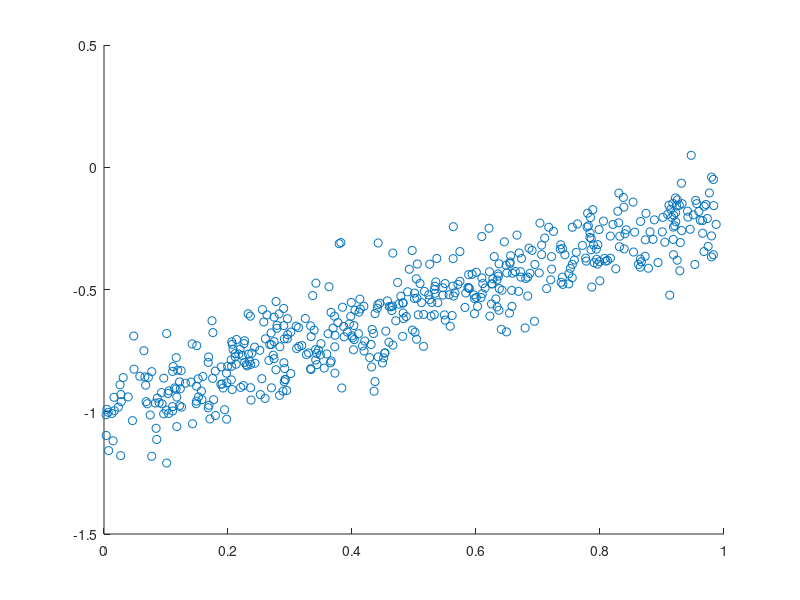

MATLAB code to generate this figure: (Note: this script raises an error after producing the figure.)
%% draw counts from multinomial
p = [0.1, 0.5, 0.2, 0.2];
N = 100;
counts = mnrnd(N, p);

%% show that the solution in the notes works
% $$L \propto p_1^{n_1} p_2^{n_2} \cdots p_K^{n_K}$$
%
% $$\log L = \sum_i n_i \log p_i + const$$
%
% Now $p_K = 1 - \sum_{i=1}^{K-1} p_i$ and $N_K = N - \sum_{i=1}^{K-1}$ so
%
% $$\frac{\partial p_K}{\partial p_i} = -1$$ 
%
% for $i = 1\ldots K - 1$, which gives
%
% $$\frac{\partial}{\partial p_i} \log L = \frac{n_i}{p_i} - 
% \frac{n_K}{p_K} = \frac{n_i}{n_i/N} - \frac{n_K}{n_K/N} = N - N = 0$$
%
% so the gradient vanishes in all directions and $p$ is a local optimum.
% Similarly,
% 
% $$\frac{\partial}{\partial p_i^2} \log L = -\frac{n_i}{p_i^2} - 
% \frac{n_K}{p_K^2} = -N^2\left(\frac{1}{n_i} + \frac{1}{n_K}\right) < 0$$
%
% so the solution is also a local maximum. (In truth, to show local
% maximum, we would need to calculate the Hessian, the matrix of second
% derivatives, and show that it is negative definite. That's a bit much to
% bite off for this exercise, so just trust me that it's true.)

%% calculate ML
phat = counts ./ N;  % reasonably close to p

%% make fake linear data
b0 = -1;
b1 = 0.85;
sig = 0.1;
N = 500;
xvals = rand(N, 1);
y = b0 + b1 * xvals + sig * randn(N, 1);

scatter(xvals, y);

%% make function to calculate SSE
X = [ones(N, 1) xvals];

sse = @(beta) sum((X * beta' - y).^2);

b_fitted = fminsearch(sse, [0, 0]);

%% plot
scatter(xvals, y);
hold on
refline(b_fitted(2), b_fitted(1));